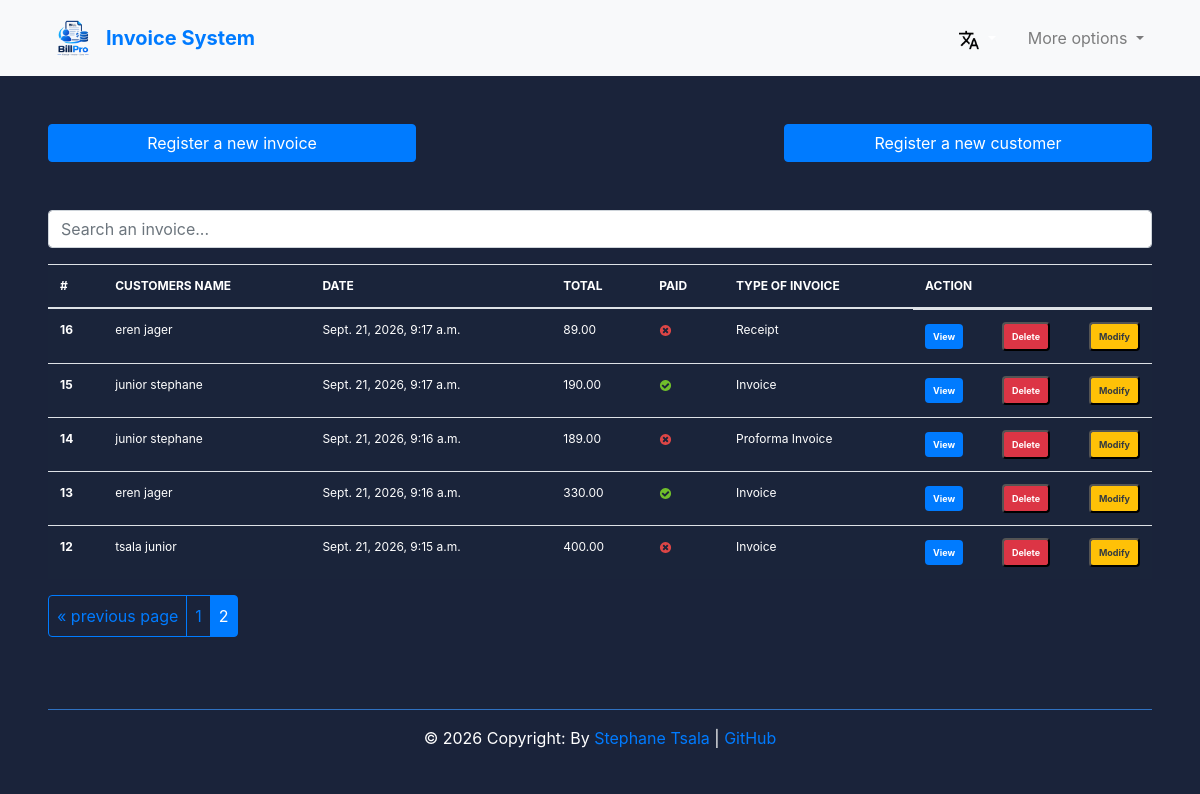
The app's page /en/?page=2 (signed in) with its own data.
### Invoice_app/models.py (models this page shows, shortened)
class Invoice(models.Model):
    INVOICE_TYPES = [("R", _("Receipt")), ("I", _("Invoice")), ("P", _("Proforma Invoice"))]
    customer = models.ForeignKey(Customer, on_delete=models.PROTECT)
    save_by = models.ForeignKey(User, on_delete=models.PROTECT)
    invoice_date = models.DateTimeField(auto_now_add=True, null=False, blank=False)
    amount = models.DecimalField(max_digits=10, decimal_places=2)
    last_updated = models.DateTimeField(null=True, blank=True)
    paid = models.BooleanField(default=False)
    invoice_type = models.CharField(
        max_length=1, choices=INVOICE_TYPES, null=False, blank=False
    )
    comments = models.TextField(null=True, blank=True)
    class Meta:
        verbose_name = "Invoice"
        verbose_name_plural = "Invoices"
    @property
    def get_total_amount(self):
        total_amount = sum(product.get_total_price for product in self.products_set.all())
        return total_amount
    def get_invoice_type_display(self):
        return dict(self.INVOICE_TYPES).get(self.invoice_type, _("Unknown"))

class Customer(models.Model):
    SEX_TYPES = [("M", _("Male")), ("F", _("Female"))]
    name = models.CharField(max_length=150, null=False, blank=False)
    email = models.EmailField(unique=True, null=False, blank=False)
    phone_number = models.CharField(max_length=20, unique=True, null=False, blank=False)
    address = models.CharField(max_length=100, null=False, blank=False)
    sex = models.CharField(max_length=1, choices=SEX_TYPES, null=False, blank=False)
    age = models.CharField(max_length=10, null=False, blank=False)
    city = models.CharField(max_length=50, null=False, blank=False)
    zip_code = models.CharField(max_length=20)
    created_at = models.DateTimeField(auto_now_add=True)
    save_by = models.ForeignKey(User, on_delete=models.PROTECT)
    class Meta:
        verbose_name = "Customer"
        verbose_name_plural = "Customers"

class Products(models.Model):
    invoice = models.ForeignKey(Invoice, on_delete=models.CASCADE, related_name="products_set")
    name = models.CharField(max_length=100, null=False, blank=False)
    quantity = models.PositiveIntegerField(null=False, blank=False)
    unit_price = models.DecimalField(max_digits=10, decimal_places=2, null=False, blank=False)
    total_price = models.DecimalField(max_digits=10, decimal_places=2, null=False, blank=False)
    class Meta:
        verbose_name = "Product"
        verbose_name_plural = "Products"
    @property
    def get_total_price(self):
        return self.quantity * self.unit_price

### Invoice_app/views.py (the view, shortened to what this page needs)
# urls.py: path('', views.HomeView.as_view(), name='home'),
class HomeView(LoginRequiredSuperuserMixin, View):
    template_name = "index.html"
    """
    select_related is used to optimize database queries by fetching related objects in a single query, reducing the number of database hits.
    In this case, it fetches the related 'customer' object for each invoice, which can improve performance when displaying invoice data along with customer information.
    """
    invoices = (
        Invoice.objects.select_related("customer", "save_by")
        .all()
        .order_by("-invoice_date")
    )  # display the recent invoices saved
    context = {"invoices": invoices}
    def get(self, request, *args, **kwargs):
        items = pagination(request, self.invoices)  # Paginate the invoices
        self.context["invoices"] = items  # Update the context with paginated invoices
        return render(request, self.template_name, self.context)

### Invoice_app/decorator.py (called while the page is built)
    def test_func(self):
        return self.request.user.is_superuser

### Invoice_app/utils.py (called while the page is built)
def pagination(request, invoices):
    default_page = 1
    page = request.GET.get("page", default_page)
    items_per_page = 5  # Number of invoices to display per page
    paginator = Paginator(
        invoices, items_per_page
    )  # Show items_per_page invoices per page
    try:
        items_page = paginator.page(page)
    except PageNotAnInteger:
        items_page = paginator.page(default_page)
    except EmptyPage:
        items_page = paginator.page(paginator.num_pages)
    return items_page  # Return the paginated invoices for rendering in the template

### templates/index.html (shortened to what this page needs)
{% extends 'base.html' %}
{% load i18n %}
{% load static %}
{% block content %}
<br>
<div class="row justify-content-between display-flex ml-5 mr-5">
    <a href="{% url 'add_invoice' %}" class="btn col-md-4 btn-primary">
        {% trans 'Register a new invoice' %}
    </a>
    <a href="{% url 'add_customer' %}" class="btn col-md-4 btn-primary">
        {% trans 'Register a new customer' %}
    </a>
</div>
<br> <br>
<div class="form-group ml-5 mr-5">
    <input id="search" class="form-control" type="text" placeholder="{% trans 'Search an invoice...' %}">
</div>
<div class="ml-5 mr-5">
    <table class="table table-striped-columns">
        <thead>
            <tr>
                <th scope="col">#</th>
                <th scope="col">{% trans 'CUSTOMERS NAME' %}</th>
                <th scope="col">{% trans 'DATE' %}</th>
                <th scope="col">{% trans 'TOTAL' %}</th>
                <th scope="col">{% trans 'PAID' %}</th>
                <th scope="col">{% trans 'TYPE OF INVOICE' %}</th>
                <th scope="col">{% trans 'ACTION' %}</th>
            </tr>
        </thead>
        <tbody id="myTable">
            {% if invoices %}
            {% for facture in invoices %}
            <tr>
                <th scope="row">{{ facture.pk }}</th>
                <td>{{facture.customer.name}}</td>
                <td>{{facture.invoice_date}}</td>
                <td>{{ facture.get_total_amount }}</td>
                <td>
                    {% if facture.paid %}
                    <img src="{% static 'images/icon-yes.svg' %}" alt="True">
                    {% else %}
                    <img src="{% static 'images/icon-no.svg' %}" alt="False">
                    {% endif %}
                </td>
                <td>{{facture.get_invoice_type_display }}</td>
                <td class="d-flex justify-content-between align-items-center gap-2">
                    <a href="{% url 'view_invoice' pk=facture.pk %}" title="{% trans 'Detail' %}"
                        class="badge text-white bg-primary p-2">{% trans 'View' %}</a>
                    <button id="btn-invoice-sup" type="button" data-toggle="modal" data-target="#supprimer"
                        class="badge text-white bg-danger p-2" title="{% trans 'Delete' %}" data-id="{{facture.pk}}"
                        data-customer="{{facture.customer.name}}">{% trans 'Delete' %}
                    </button>
                    <button id="btn-invoice-mod" type="button" data-toggle="modal" title="{% trans 'Modify' %}"
                        data-target="#modifier" data-id="{{facture.pk}}" data-customer=""
                        class="badge text-dark bg-warning p-2"> {% trans 'Modify' %}
                    </button>
                </td>
            </tr>
            {% endfor %}
            {% else %}
            <p class="text-center text-white">{% trans 'No invoice found.' %}</p>
            {% endif %}
        </tbody>
    </table>
    {% if invoices.has_other_pages %}
    <div class="btn-group" role="group" aria-label="{% trans 'Item pagination' %}">
        {% if invoices.has_previous %}
        <a href="?page={{ invoices.previous_page_number }}" class="btn btn-outline-primary p-2">&laquo; {% trans 'previous page' %}
        </a>
        {% endif %}
        {% for page_number in invoices.paginator.page_range %}
        {% if invoices.number == page_number %}
        <button class="btn btn-outline-primary p-2 active">
            <span>{{page_number}}<span class="sr-only">({% trans 'current' %})</span></span>
        </button>
        {% else %}
        <a href="?page={{ page_number }}" class="btn btn-outline-primary p-2">{{ page_number }}</a>
        {% endif %}
        {% endfor %}
    </div>
    {% endif %}
</div>
<br><br>
{% endblock %}

### static/css/style.css (style rules this page uses)
body { margin: 0; padding: 0; font: 400 .875rem 'Open Sans', sans-serif; color: #bcd0f7; background: #1A233A !important; position: relative; height: 100%; }
table th, table td { color: #ffffff; }
.table { background: #1a243a; color: #bcd0f7; font-size: .75rem; }

### records on screen
Invoice: pk "16", customer.name "eren jager", invoice_date "Sept. 21, 2026, 9:17 a.m.", get_total_amount "89.00", paid False (drawn), invoice_type "Receipt"
Invoice: pk "15", customer.name "junior stephane", invoice_date "Sept. 21, 2026, 9:17 a.m.", get_total_amount "190.00", paid True (drawn), invoice_type "Invoice"
Invoice: pk "14", customer.name "junior stephane", invoice_date "Sept. 21, 2026, 9:16 a.m.", get_total_amount "189.00", paid False (drawn), invoice_type "Proforma Invoice"
Invoice: pk "13", customer.name "eren jager", invoice_date "Sept. 21, 2026, 9:16 a.m.", get_total_amount "330.00", paid True (drawn), invoice_type "Invoice"
Invoice: pk "12", customer.name "tsala junior", invoice_date "Sept. 21, 2026, 9:15 a.m.", get_total_amount "400.00", paid False (drawn), invoice_type "Invoice"

### other values on screen
{{ page_number }} "1"
{{ page_number }} "2"
